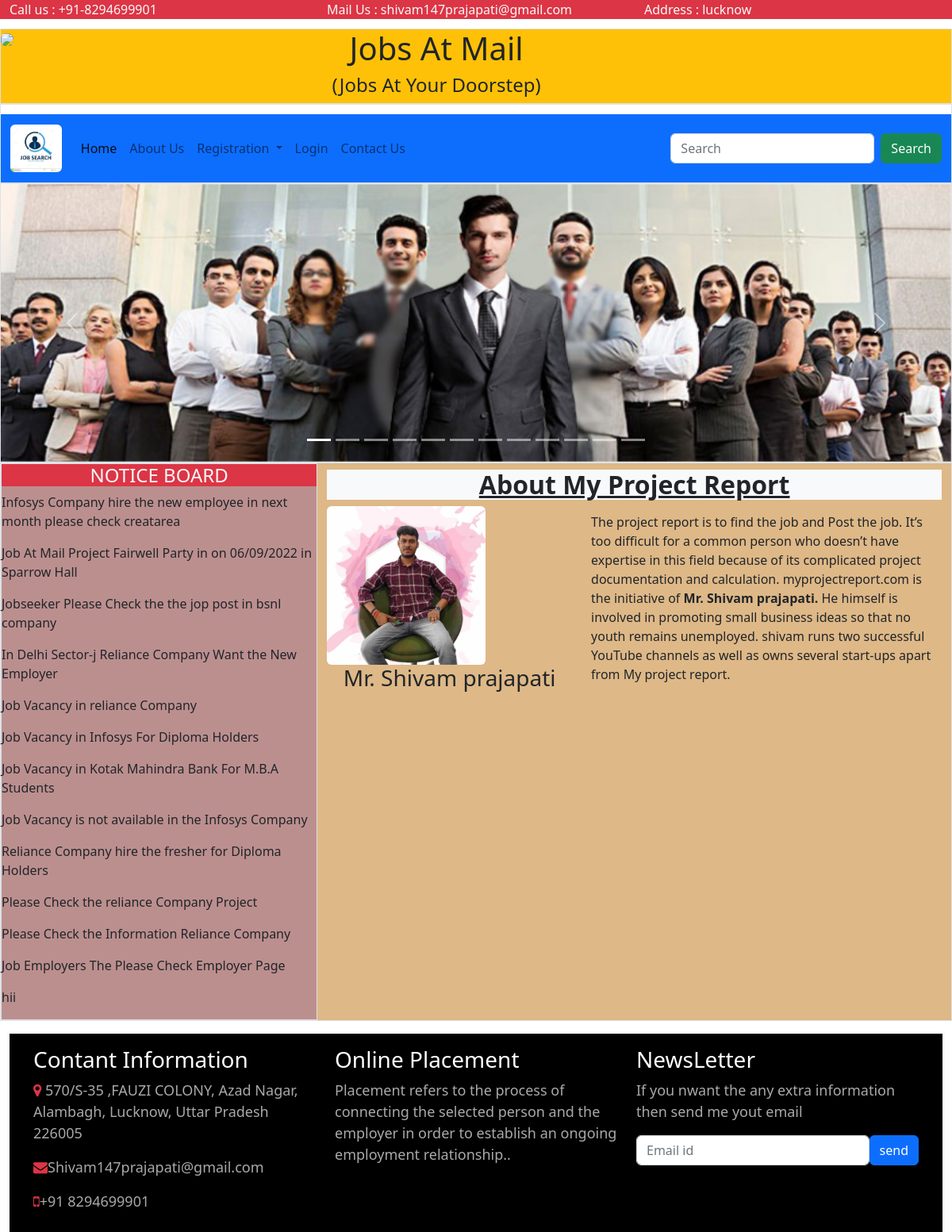
The page /about/ on the database its author committed.
### jamapp/models.py (models this page shows)
class News(models.Model):
    newstext=models.TextField()
    newsdate=models.CharField(max_length=30)

### jamapp/views.py (the view)
# urls.py: path('about/',views.about,name='about'),
def about(request):
    nw=News.objects.all()
    return render(request,'about.html',{'nw':nw})

### jamapp/templates/about.html (shortened to what this page needs)
{% extends 'base.html' %}
{% load static %}
{% block body%}
<div class="my-2 ">
<h2 class="text-center bg-light">
   <u><b>About My Project Report</b></u>
    </h2>
    <div class="row">
        <div class="col-sm-5">
            <img src="{% static 'images/shivam1.jpg' %}" class="rounded" style="height:200px;width:auto">
            <h3 class="text-center" style="color:cyam;">Mr. Shivam prajapati</h3>
        </div>
        <div class="col-sm-7">
    <p class="my-2">
        The project report is to find the job and Post the job. It’s too difficult for a
        common person who doesn’t have expertise in this field because of its complicated project
        documentation and calculation. myprojectreport.com is the initiative of<b> Mr. Shivam prajapati.</b>
        He himself is involved in promoting small business ideas so that no youth remains unemployed.
        shivam runs two successful YouTube channels as well as owns several start-ups apart
        from My project report.
    </p>
            </div>
        </div>
</div>
{% endblock body %}

### jamapp/templates/base.html (shortened to what this page needs)
<!DOCTYPE html>
<html lang="en">
{% load static %}
<head>
  <link rel="stylesheet" href="https://cdnjs.cloudflare.com/ajax/libs/font-awesome/4.7.0/css/font-awesome.min.css">
  <link href="{% static 'css/bootstrap.css' %}" rel="stylesheet" />
</head>
<body>
  <div class="container-fluid">
    <div class="row bg-danger text-light">
      <div class="col-sm-4 ">
        Call us : +91-8294699901
      </div>
      <div class="col-sm-4">
        Mail Us : shivam147prajapati@gmail.com
      </div>
      <div class="col-sm-4">
        Address : lucknow
      </div>
    </div>
    <div class="row border  bg-warning" style="margin-top: 1%;">
      <div class="col-sm-1 p-0">
        <img src="{% static 'images/logo.jpg' %}" class="rounded" width="90%" />
      </div>
      <div class="col-sm-9 text-center ">
        <h1>Jobs At Mail</h1>
        <h4>(Jobs At Your Doorstep)</h4>
      </div>
      <div class="col-sm-1">
      </div>
    </div>
    <div class="row border">
      <div class="col-sm-12 p-0">
        <nav class="navbar navbar-expand-lg navbar-light bg-primary" style="margin-top:1%;">
          <div class="container-fluid">
            <a class="navbar-brand" href="#"><img src="{% static 'images/log.jpg' %}" class="rounded" height="60px"></a>
            <div class="collapse navbar-collapse" id="navbarSupportedContent">
              <ul class="navbar-nav me-auto mb-2 mb-lg-0">
                <li class="nav-item">
                  <a class="nav-link active" aria-current="page" href="{% url 'index' %}">Home</a>
                </li>
                <li class="nav-item">
                  <a class="nav-link" href="{% url 'about' %}">About Us</a>
                </li>
                <li class="nav-item dropdown">
                  <a class="nav-link dropdown-toggle" href="#" role="button" data-bs-toggle="dropdown"
                    aria-expanded="false">
                    Registration
                  </a>
                </li>
                <li class="nav-item">
                  <a class="nav-link " href="{% url 'login' %}">Login</a>
                </li>
                <li class="nav-item">
                  <a class="nav-link " href="{% url 'contact' %}">Contact Us</a>
                </li>
              </ul>
              <form class="d-flex" role="search">
                <input class="form-control me-2" type="search" placeholder="Search" aria-label="Search">
                <button class="btn btn-success" type="submit">Search</button>
              </form>
            </div>
          </div>
        </nav>
      </div>
    </div>
    <div class="row border">
      <div class="col-sm- p-0">
        <div id="carouselExampleIndicators" class="carousel slide" data-bs-ride="true">
          <div class="carousel-indicators">
            <button type="button" data-bs-target="#carouselExampleIndicators" data-bs-slide-to="0" class="active"
              aria-current="true" aria-label="Slide 1"></button>
            <button type="button" data-bs-target="#carouselExampleIndicators" data-bs-slide-to="1"
              aria-label="Slide 2a"></button>
            <button type="button" data-bs-target="#carouselExampleIndicators" data-bs-slide-to="2"
              aria-label="Slide 3a"></button>
            <button type="button" data-bs-target="#carouselExampleIndicators" data-bs-slide-to="3"
              aria-label="Slide 4a"></button>
            <button type="button" data-bs-target="#carouselExampleIndicators" data-bs-slide-to="4"
              aria-label="Slide 5a"></button>
            <button type="button" data-bs-target="#carouselExampleIndicators" data-bs-slide-to="5"
              aria-label="Slide 6a"></button>
            <button type="button" data-bs-target="#carouselExampleIndicators" data-bs-slide-to="6"
              aria-label="Slide 7a"></button>
            <button type="button" data-bs-target="#carouselExampleIndicators" data-bs-slide-to="7"
              aria-label="Slide 8a"></button>
            <button type="button" data-bs-target="#carouselExampleIndicators" data-bs-slide-to="8"
              aria-label="Slide 9a"></button>
            <button type="button" data-bs-target="#carouselExampleIndicators" data-bs-slide-to="9"
              aria-label="Slide 10a"></button>
            <button type="button" data-bs-target="#carouselExampleIndicators" data-bs-slide-to="10"
              aria-label="Slide 11"></button>
            <button type="button" data-bs-target="#carouselExampleIndicators" data-bs-slide-to="11"
              aria-label="Slide 12a"></button>
          </div>
          <div class="carousel-inner">
            <div class="carousel-item active">
              <img src="{% static 'images/slider_13.jpg' %}" height="350px" class="d-block w-100">
            </div>
          </div>
          <button class="carousel-control-prev" type="button" data-bs-target="#carouselExampleIndicators"
            data-bs-slide="prev">
            <span class="carousel-control-prev-icon" aria-hidden="true"></span>
          </button>
          <button class="carousel-control-next" type="button" data-bs-target="#carouselExampleIndicators"
            data-bs-slide="next">
            <span class="carousel-control-next-icon" aria-hidden="true"></span>
          </button>
        </div>
      </div>
    </div>
    <div class="row border">
      <div class="col-sm-4 border p-0 left">
        <div class="bg-danger text-light text-center ">
          <h4>NOTICE BOARD</h4>
        </div>
        <marquee direction="up">
          {% for n in nw %}
          <p>{{n.newstext}}</p>
          {% endfor %}
        </marquee>
      </div>
      <div class="col-sm-8 right">
        {% block body %}
        {% endblock body %}
      </div>
    </div>
    <div class="mt-3" style="background-color: black; width: 100%; height:250px;">
      <div class="container">
          <div class="row">
              <div class="col-md-4 mt-3">
               <h3 class="text-white">Contant Information</h3>
               <p style="color:darkgrey; font-size:18px"><i class="fa fa-map-marker text-danger"></i> 570/S-35 ,FAUZI COLONY, Azad Nagar, Alambagh, Lucknow, Uttar Pradesh 226005</p>
               <p style="color:darkgrey; font-size:18px"><i class="fa fa-envelope text-danger"></i>Shivam147prajapati@gmail.com</p>
               <p style="color:darkgrey; font-size:18px"><i class="fa fa-mobile text-danger"></i>+91 8294699901</p>
              </div>
              <div class="col-md-4 mt-3">
                  <h3 class="text-white">Online Placement</h3>
                  <p style="color:darkgrey; font-size:18px">Placement refers to the process of connecting the selected person and the employer in order to establish an ongoing employment relationship..</p>
              </div>
              <div class="col-md-4 mt-3">
                  <h3 class="text-white">NewsLetter</h3>
                  <p style="color:darkgrey; font-size:18px">If you nwant the any extra information then send me yout email</p>
                  <form action="" method="post" class="form-inline" style="display: flex;
                  justify-content: space-evenly;">
                      <input type="email"name="emailid" placeholder="Email id" required class="form-control mr-2">
                     <input class="btn btn-primary" type="submit" value="send">
                  </form>
              </div>
          </div>
      </div>
  </div>
  </div>
</body>
</html>

### jamapp/templates/base.html (style rules this page uses)
.left { background-color: rosybrown; min-height: 400px; }
.right { background-color:burlywood; min-height: 400px; }

### rows shown on the page
News: newstext "Infosys Company hire the new employee in next month please check creatarea"
News: newstext "Job At Mail Project Fairwell Party in on 06/09/2022 in Sparrow Hall"
News: newstext "Jobseeker Please Check the the jop post in bsnl company"
News: newstext "In Delhi Sector-j Reliance Company Want the New Employer"
News: newstext "Job Vacancy in reliance Company"
News: newstext "Job Vacancy in Infosys For Diploma Holders"
News: newstext "Job Vacancy in Kotak Mahindra Bank For M.B.A Students"
News: newstext "Job Vacancy is not available in the Infosys Company"
News: newstext "Reliance Company hire the fresher for Diploma Holders"
News: newstext "Please Check the reliance Company Project"
News: newstext "Please Check the Information Reliance Company"
News: newstext "Job Employers The Please Check Employer Page"
News: newstext "hii"
